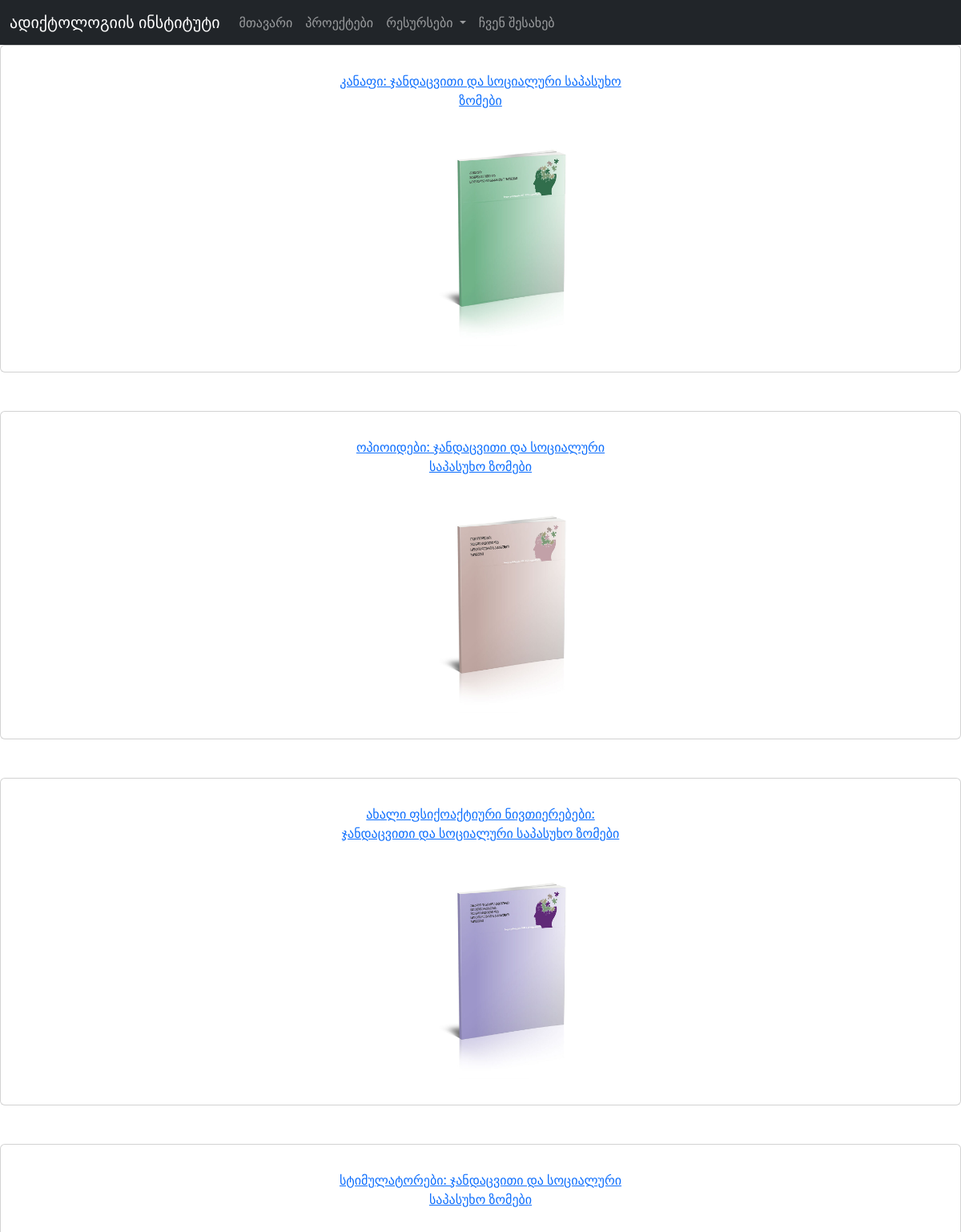
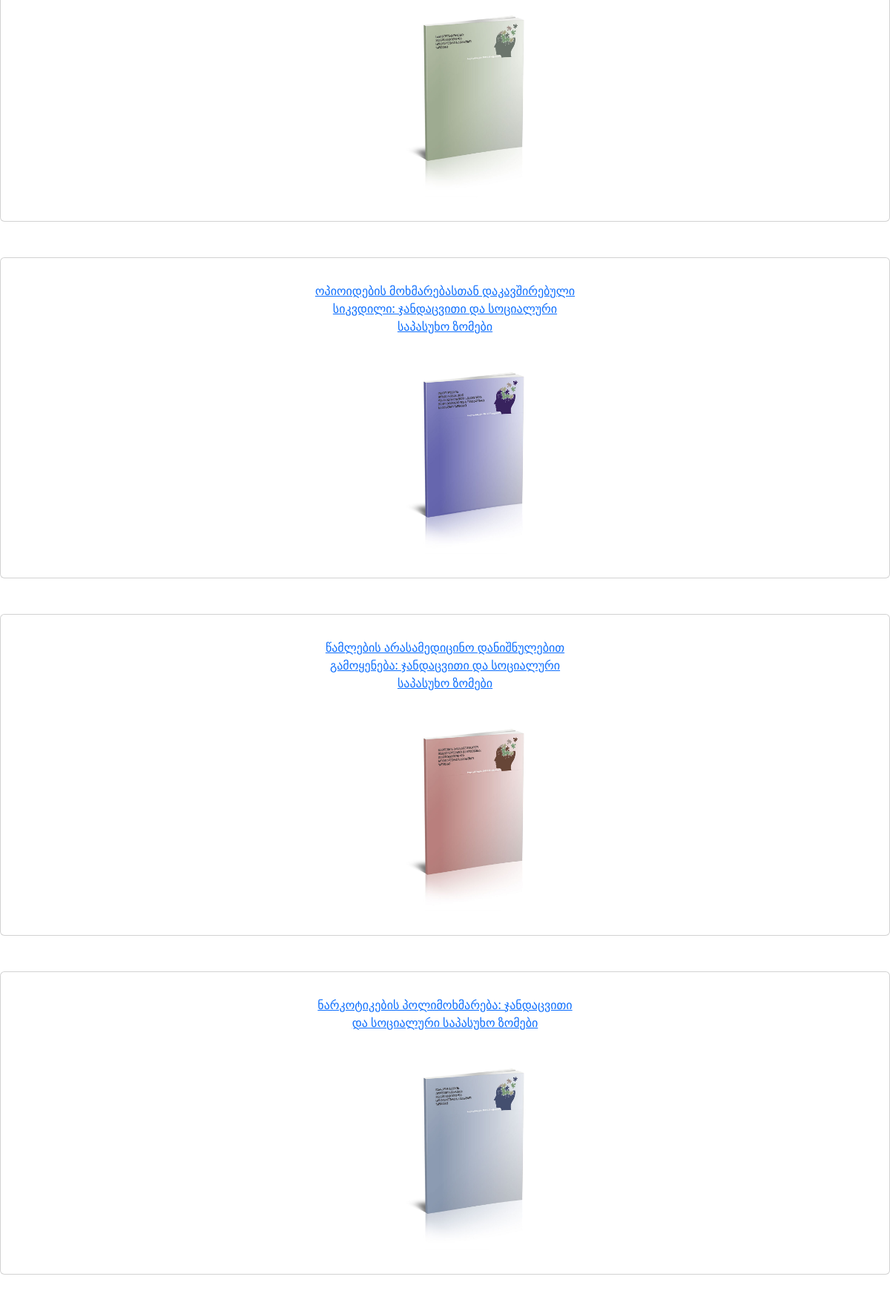
Screenshot of /publications/treatment (signed in, upper part) with the database file from the repository (2 pictures, top to bottom).
### addiction/models/file.py (models this page shows)
class File(BaseModel):
    __tablename__='files'
    id=db.Column(db.Integer, primary_key=True)
    filename=db.Column(db.String(200))
    displayname=db.Column(db.String(200))
    folder=db.Column(db.String(200))
    category=db.Column(db.String(200))
    image=db.Column(db.String(200))

### addiction/views/publications/routes.py (the view, shortened to what this page needs)
@publication_blueprint.route("/publications/<string:folder>", methods=['GET', 'POST'])
def publication(folder):
    publications=File.query.filter_by(folder=folder).all()
    form=UploadForm()
    return render_template("publications/publications.html", publications=publications, name_dict=name_dict, folder=folder, form=form)

### addiction/__init__.py (called while the page is built)
def register_extensions(app):
    db.init_app(app)
    mail.init_app(app)
    migrate.init_app(app, db)
    login_manager.init_app(app)
    login_manager.login_view="auth.login"
    @login_manager.user_loader
    def load_user(_id):
        return User.query.get(_id)
    admin.index_view=SecureAdminView()
    admin.init_app(app)
    admin.add_view(HomeModelView(Home, db.session))
    admin.add_view(StaffModelView(Staff, db.session))
    admin.add_view(UserModelView(User, db.session))
    admin.add_view(RoleModelView(Role, db.session))
    admin.add_view(FileModelView(File, db.session))
    admin.add_view(ProjectModelView(Project, db.session))
    admin.add_link(MenuLink("Go back", url="/", icon_type="fa", icon_value="fa-sign-out"))

### addiction/templates/publications/publications.html (shortened to what this page needs)
{%extends "layouts/base.html"%}  {%block content%}
{%for i in publications%}
<div class="card mb-5 text-center align-items-center">
  <div class="card-body mt-3 col-md-4 col-lg-4" >
    <p class="card-text"><a href="{{url_for('publication.view', pdf_name=i.filename)}}">{{i.displayname}}</a></p>
  </div>
  <div class="d-flex justify-content-center mt-3 mb-3">
  <div class="col-md-2 col-lg-2 mb-3">
  <a href="{{url_for('static', filename='publications/' + i.folder +'/' + i.filename)}}"><img src="{{ url_for('static', filename = 'images'+ '/' + i.image) }}" class="card-img-bottom" alt="..." style="min-width:200px"></a>
  </div>
</div>
</div>
{%endfor%}
{%endblock%}

### addiction/templates/layouts/base.html (shortened to what this page needs)
<!doctype html>
<html lang="en">
  <head>
    <link href="https://cdn.jsdelivr.net/npm/bootstrap@5.3.0-alpha1/dist/css/bootstrap.min.css" rel="stylesheet">
    <link rel="stylesheet" href="https://cdnjs.cloudflare.com/ajax/libs/font-awesome/6.2.1/css/all.min.css" />
  </head>
  <body class="d-flex flex-column min-vh-100">
    {% include "layouts/navbar.html" %}
      {% block content %}
      {%endblock%}
  </body>
</html>

### addiction/templates/layouts/navbar.html (shortened to what this page needs)
{%from "macros.html" import is_active%}
<nav class="navbar navbar-dark navbar-expand-lg bg-dark">
  <div class="container-fluid">
    <a class="navbar-brand" href="{{url_for('main.index')}}"
      >ადიქტოლოგიის ინსტიტუტი</a
    >
    <div class="collapse navbar-collapse" id="navbarNavDropdown">
      <ul class="navbar-nav">
        <li class="nav-item">
          <a
            class="nav-link {{is_active(request.endpoint, 'main.index')}}"
            aria-current="page"
            href="{{url_for('main.index')}}"
            >მთავარი</a
          >
        </li>
        <li class="nav-item">
          <a
            class="nav-link {{is_active(request.endpoint, 'main.projects')}}"
            href="{{url_for('main.projects')}}"
            >პროექტები</a
          >
        </li>
        <li class="nav-item dropdown">
          <a
            class="nav-link dropdown-toggle"
            href="#"
            role="button"
            data-bs-toggle="dropdown"
            aria-expanded="false"
          >
            რესურსები
          </a>
        </li>
        <li class="nav-item">
          <a
            class="nav-link {{is_active(request.endpoint, 'main.about')}}"
            href="{{url_for('main.about')}}"
            >ჩვენ შესახებ</a
          >
        </li>
      </ul>
    </div>
  </div>
</nav>

### addiction/templates/macros.html (shortened to what this page needs)
{%macro is_active(endpoint, name)%}
{%endmacro%}

### rows the page displays
File: displayname "კანაფი: ჯანდაცვითი და სოციალური საპასუხო ზომები", image (picture)
File: displayname "ოპიოიდები: ჯანდაცვითი და სოციალური საპასუხო ზომები", image (picture)
File: displayname "ახალი ფსიქოაქტიური ნივთიერებები: ჯანდაცვითი და სოციალური საპასუხო ზომები", image (picture)
File: displayname "სტიმულატორები: ჯანდაცვითი და სოციალური საპასუხო ზომები", image (picture)
File: displayname "ოპიოიდების მოხმარებასთან დაკავშირებული სიკვდილი: ჯანდაცვითი და სოციალური საპასუხო ზომები", image (picture)
File: displayname "წამლების არასამედიცინო დანიშნულებით გამოყენება: ჯანდაცვითი და სოციალური საპასუხო ზომები", image (picture)
File: displayname "ნარკოტიკების პოლიმოხმარება: ჯანდაცვითი და სოციალური საპასუხო ზომები", image (picture)
